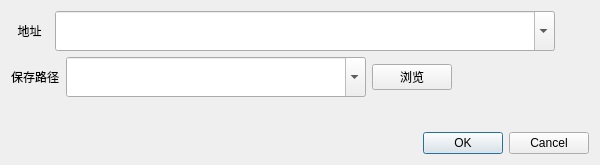
<?xml version="1.0" encoding="UTF-8"?>
<ui version="4.0">
 <class>NewTaskPage</class>
 <widget class="QDialog" name="NewTaskPage">
  <property name="geometry">
   <rect>
    <x>0</x>
    <y>0</y>
    <width>600</width>
    <height>165</height>
   </rect>
  </property>
  <property name="windowTitle">
   <string>新建任务</string>
  </property>
  <property name="modal">
   <bool>true</bool>
  </property>
  <layout class="QGridLayout" name="gridLayout">
   <item row="0" column="0">
    <layout class="QVBoxLayout" name="verticalLayout">
     <item>
      <layout class="QHBoxLayout" name="horizontalLayout">
       <item>
        <widget class="QLabel" name="label">
         <property name="text">
          <string>  地址  </string>
         </property>
        </widget>
       </item>
       <item>
        <widget class="QComboBox" name="urlBox">
         <property name="minimumSize">
          <size>
           <width>500</width>
           <height>40</height>
          </size>
         </property>
         <property name="editable">
          <bool>true</bool>
         </property>
        </widget>
       </item>
       <item>
        <spacer name="horizontalSpacer_2">
         <property name="orientation">
          <enum>Qt::Horizontal</enum>
         </property>
         <property name="sizeHint" stdset="0">
          <size>
           <width>40</width>
           <height>20</height>
          </size>
         </property>
        </spacer>
       </item>
      </layout>
     </item>
     <item>
      <layout class="QHBoxLayout" name="horizontalLayout_2">
       <item>
        <widget class="QLabel" name="label_2">
         <property name="text">
          <string>保存路径</string>
         </property>
        </widget>
       </item>
       <item>
        <widget class="QComboBox" name="pathBox">
         <property name="minimumSize">
          <size>
           <width>300</width>
           <height>40</height>
          </size>
         </property>
         <property name="editable">
          <bool>true</bool>
         </property>
        </widget>
       </item>
       <item>
        <widget class="QPushButton" name="choosePathBtn">
         <property name="text">
          <string>浏览</string>
         </property>
        </widget>
       </item>
       <item>
        <spacer name="horizontalSpacer">
         <property name="orientation">
          <enum>Qt::Horizontal</enum>
         </property>
         <property name="sizeHint" stdset="0">
          <size>
           <width>40</width>
           <height>20</height>
          </size>
         </property>
        </spacer>
       </item>
      </layout>
     </item>
     <item>
      <spacer name="verticalSpacer">
       <property name="orientation">
        <enum>Qt::Vertical</enum>
       </property>
       <property name="sizeHint" stdset="0">
        <size>
         <width>20</width>
         <height>40</height>
        </size>
       </property>
      </spacer>
     </item>
     <item>
      <widget class="QDialogButtonBox" name="buttonBox">
       <property name="cursor">
        <cursorShape>PointingHandCursor</cursorShape>
       </property>
       <property name="orientation">
        <enum>Qt::Horizontal</enum>
       </property>
       <property name="standardButtons">
        <set>QDialogButtonBox::Cancel|QDialogButtonBox::Ok</set>
       </property>
       <property name="centerButtons">
        <bool>false</bool>
       </property>
      </widget>
     </item>
    </layout>
   </item>
  </layout>
 </widget>
 <resources/>
 <connections>
  <connection>
   <sender>buttonBox</sender>
   <signal>accepted()</signal>
   <receiver>NewTaskPage</receiver>
   <slot>accept()</slot>
   <hints>
    <hint type="sourcelabel">
     <x>248</x>
     <y>254</y>
    </hint>
    <hint type="destinationlabel">
     <x>157</x>
     <y>274</y>
    </hint>
   </hints>
  </connection>
  <connection>
   <sender>buttonBox</sender>
   <signal>rejected()</signal>
   <receiver>NewTaskPage</receiver>
   <slot>reject()</slot>
   <hints>
    <hint type="sourcelabel">
     <x>316</x>
     <y>260</y>
    </hint>
    <hint type="destinationlabel">
     <x>286</x>
     <y>274</y>
    </hint>
   </hints>
  </connection>
 </connections>
</ui>
